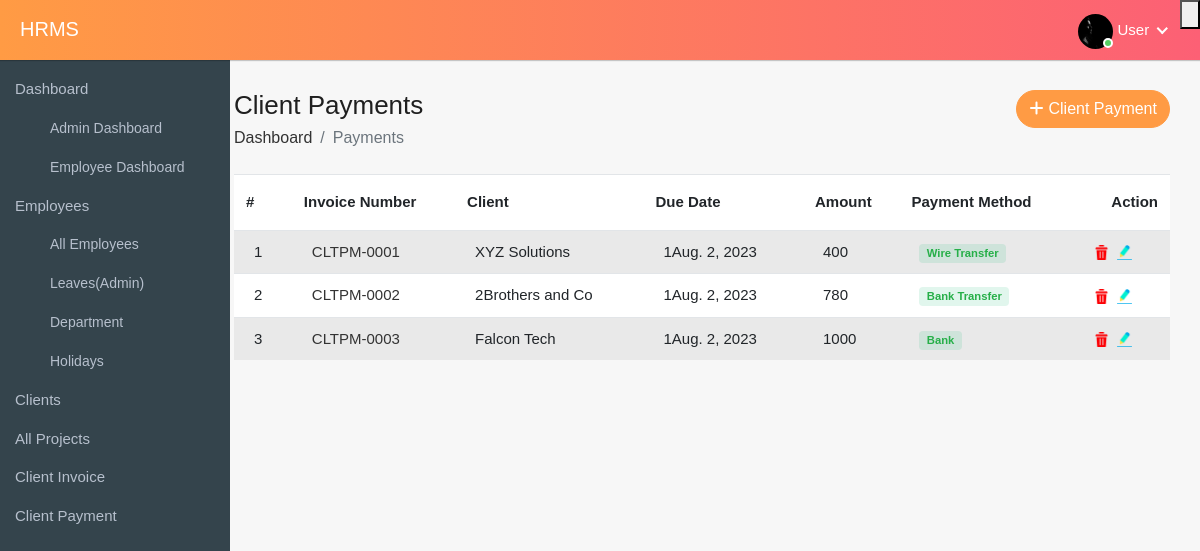
The page /client-payments/ (signed in) on the database its author committed.
### hrms_app/models.py (models this page shows, shortened)
class Employee(models.Model):
    GENDER = (('Male','MALE'), ('Female', 'FEMALE'),('  Other', 'OTHER'))
    full_name = models.CharField(max_length=50)
    email = models.EmailField(max_length=125)
    contact = models.CharField(max_length=15)
    address = models.CharField(max_length=100, default='', blank=True)
    birthday = models.DateField()
    gender = models.CharField(choices=GENDER, max_length=10)
    emp_id = models.CharField(max_length=10, editable=False)
    department = models.ForeignKey(Department,on_delete=models.SET_NULL, null=True)
    position = models.CharField(max_length=50, null=True, blank=True)
    date_joined = models.DateField()
    total_leave_days = models.IntegerField(default=0)
    username = models.CharField(max_length=50)
    user = models.OneToOneField(User, on_delete=models.CASCADE, null=True, blank=True)
    is_admin = models.BooleanField(default=False)
    profile_img = models.ImageField(upload_to='employees/', null=True, blank=True)
    class Meta:
        ordering = ['date_joined', 'full_name']

class ClientPayment(models.Model):
    invoice_id = models.CharField(max_length=10, unique=True, editable=False)
    client = models.ForeignKey(ClientInvoice, on_delete=models.CASCADE)
    paid_date = models.DateField()
    paid_amount = models.IntegerField()
    payment_method = models.CharField(max_length=20, null=True, blank=True)

class ClientInvoice(models.Model):
    STATUS = (('Paid', 'PAID'),('Unpaid','UNPAID'),('Partially Paid','PARTIALLY PAID'))
    invoice_id = models.CharField(max_length=10, unique=True, editable=False)
    client = models.ForeignKey(Client, on_delete=models.CASCADE)
    due_date = models.DateField()
    amount = models.IntegerField()
    status = models.CharField(choices=STATUS, max_length=20,default='Unpaid')
    def __str__(self):
        return self.client.company

class Client(models.Model):
    GENDER = (('Male','MALE'), ('Female', 'FEMALE'),('Other', 'OTHER'))
    full_name = models.CharField(max_length=50, null=False)
    phone = models.CharField(max_length=15)
    email = models.EmailField(max_length=125, null=False)
    address = models.CharField(max_length=100, default='')
    gender = models.CharField(choices=GENDER, max_length=10)
    position = models.CharField(max_length=100)
    company = models.CharField(max_length=200)
    profile_img = models.ImageField(upload_to='clients/', null=True, blank=True)

### hrms_app/views.py (the view, shortened to what this page needs)
# urls.py: path('client-payments/', clientPayments, name='client_payments'),
@login_required
def clientPayments(request):
    payments = ClientPayment.objects.all()
    form = PaymentForm()
    context = {'payments':payments, 'form':form}
    return render(request, 'clientpayments.html',context)

### hrms_app/templates/clientpayments.html (shortened to what this page needs)
{% extends 'base/core.html' %}
{% load static %}
{% block bodyclass %} page-id-allemployees {% endblock bodyclass %}
{% block content %}
<div class="row">
    <div class="col-2 col4">
        {% include 'sidebar_partials.html'%}
    </div>
    <div class="col-10 col8">
        <div class="container-fluid page-content">
            <div class="page-header mb-4">
                <div class="row">
                    <div class="col-8">
                        <h3 class="page-title">Client Payments</h3>
                        <ul class="breadcrumb">
                            <li class="breadcrumb-item"><a href="{% url 'index' %}">Dashboard</a></li>
                            <li class="breadcrumb-item active">Payments</li>
                        </ul>
                    </div>
                    <div class="col-4">
                        <button type="button" class="btn btn-primary add-btn" data-toggle="modal"
                            data-target="#exampleModal">
                            <i class="fa fa-plus"></i>Client Payment</button>
                    </div>
                </div>
            </div>
            <div class="row staff-grid-row">
                <div class="col-md-12">
                    <div class="table-responsive">
                        {% if payments %}
                        <table class="table table-striped custom-table mb-0">
                            <thead>
                                <tr>
                                    <th>#</th>
                                    <th>Invoice Number</th>
                                    <th>Client</th>
                                    <th>Due Date</th>
                                    <th>Amount</th>
                                    <th>Payment Method</th>
                                    <th class="text-end">Action</th>
                                </tr>
                            </thead>
                            <tbody>
                                {% for data in payments %}
                                <tr>
                                    <td>{{ forloop.counter }}</td>
                                    <td><a href="invoice-view.html">
                                        {{data.invoice_id}}
                                    </a></td>
                                    <td>{{data.client}}</td>
                                    <td>1{{data.paid_date}}</td>
                                    <td>{{data.paid_amount}}</td>
                                    <td><span class="badge bg-inverse-success">{{data.payment_method}}</span></td>
                                    <td class="action-icons">
                                        <a href="{% url 'delete_object' model_name='ClientInvoice' id=data.id redirect_url_name='client_invoices' %}"><img src="{% static 'img/delete.png' %}" alt="" class="action-img"></a>
                                        <a href="{% url 'edit_client_payment' id=data.id %}"><img src="{% static 'img/edit.png' %}" alt="" class="action-img"></a>
                                    </td>
                                </tr>
                                {% endfor %}
                            </tbody>
                        </table>
                        {% else %}
                        <div class="mt-5 text-center" style="color: #ada7a7;font-size: 23px;">No Invoice record found</div>
                        {% endif %}
                    </div>
                </div>
            </div>
        </div>
    </div>
</div>
{% endblock content %}

### templates/base/core.html (shortened to what this page needs)
<!doctype html>
{% load static %}
<html lang="en">
<head>
    <link rel="stylesheet" href="https://cdnjs.cloudflare.com/ajax/libs/font-awesome/6.4.0/css/fontawesome.min.css" />
    <link rel="stylesheet" href="https://cdnjs.cloudflare.com/ajax/libs/font-awesome/6.4.0/css/all.min.css" />
    <link rel="stylesheet" href="{% static 'css/bootstrap.min.css' %}">
    <link rel="stylesheet" href="{% static 'css/bootstrap.css' %}">
    <link rel="stylesheet" href="{% static 'css/style.css' %}">
</head>
<body class="{% block bodyclass %} {% endblock bodyclass %}">
    <header style="margin-bottom: 60px">
        <div class="header">
            <div class="page-title-box">
                {% if request.user.is_authenticated and request.user.is_superuser %}
                <h3><a href="{% url 'index' %}" style="color: unset;">HRMS</a></h3>
                {% elif request.user.is_authenticated %}
                <h3><a href="{% url 'empdashboard' %}" style="color: unset;">HRMS</a></h3>
                {% endif %}
            </div>
            <ul class="nav user-menu">
                {% if request.user.is_authenticated %}
                <li class="nav-item dropdown has-arrow main-drop">
                    <a href="#" class="dropdown-toggle nav-link" data-bs-toggle="dropdown">
                        <span class="user-img">
                            {% if user.employee.profile_img %}
                            <img src="{{request.user.employee.profile_img.url}}" alt="">
                            {% else %}
                            <img src="{% static 'img/user.jpg' %}" alt="">
                            {% endif %}
                            <span class="status online"></span></span>
                            {% if user.employee.is_superuser %}
                            <span>Admin</span>
                            {% else %}
                            <span>User</span>
                            {% endif %}
                    </a>
                </li>
                <li>
                    <div class="dropdown">
                        <button class="dropdown-toggle" type="button" id="dropdownMenuButton" data-toggle="dropdown"
                            aria-haspopup="true" aria-expanded="false">
                        </button>
                    </div>
                </li>
                {% else %}
                <h1>Welcome, {{request.user.employee.full_name}}</h1>
                {% endif %}
            </ul>
        </div>
    </header>
    {% block content %} {% endblock content %}
    <link rel="stylesheet" href="https://code.jquery.com/ui/1.12.1/themes/base/jquery-ui.css">
</body>
</html>

### rows shown on the page
ClientPayment: invoice_id "CLTPM-0001", client "XYZ Solutions", paid_date "Aug. 2, 2023", paid_amount "400", payment_method "Wire Transfer"
ClientPayment: invoice_id "CLTPM-0002", client "2Brothers and Co", paid_date "Aug. 2, 2023", paid_amount "780", payment_method "Bank Transfer"
ClientPayment: invoice_id "CLTPM-0003", client "Falcon Tech", paid_date "Aug. 2, 2023", paid_amount "1000", payment_method "Bank"
